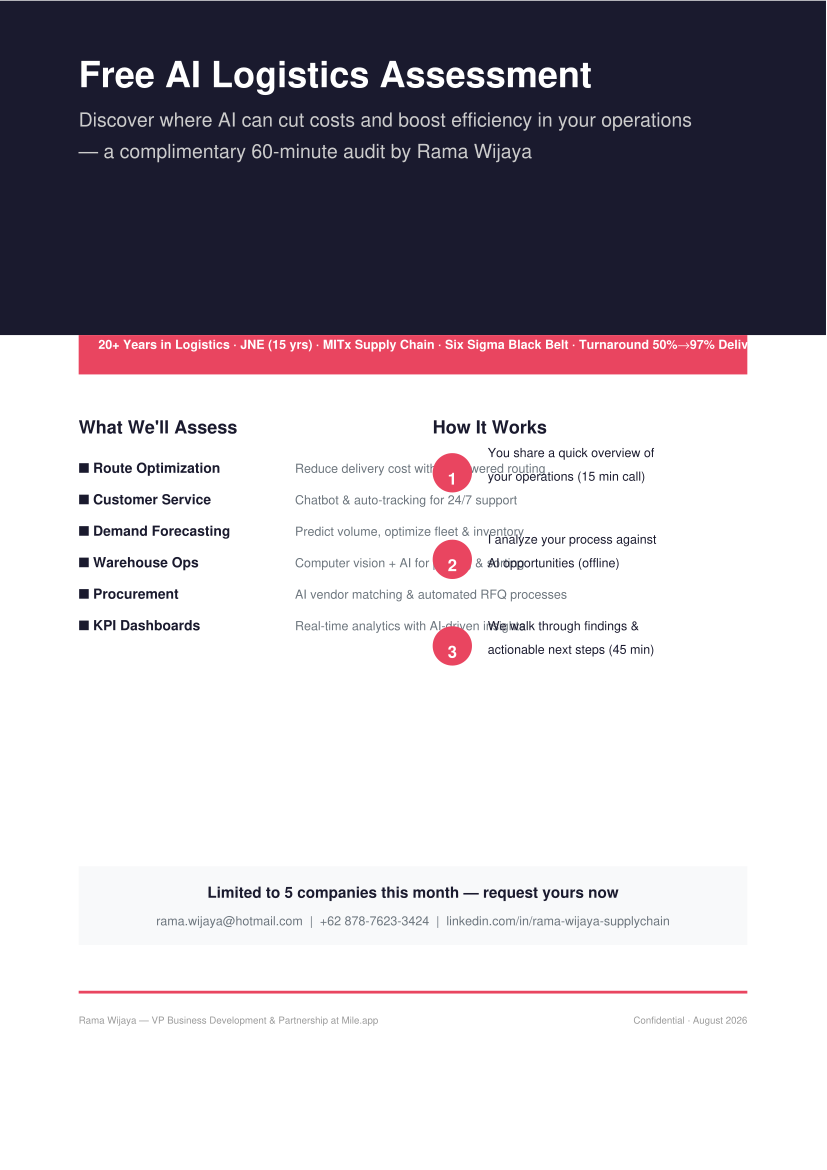

Generate this figure with Python:
#!/usr/bin/env python3
"""Generate AI Logistics Assessment 1-pager for Rama Wijaya."""

from reportlab.lib.pagesizes import A4
from reportlab.lib.units import mm, cm
from reportlab.lib.colors import HexColor
from reportlab.pdfgen import canvas
from reportlab.lib.styles import getSampleStyleSheet, ParagraphStyle
from reportlab.platypus import Paragraph, Frame, Table, TableStyle, Spacer
from reportlab.lib.enums import TA_LEFT, TA_CENTER
import os

OUTPUT = os.path.expanduser("~/.openclaw-autoclaw/workspace/tmp/pdfs/ai-logistics-assessment.pdf")
os.makedirs(os.path.dirname(OUTPUT), exist_ok=True)

W, H = A4

# Colors
DARK = HexColor("#1a1a2e")
ACCENT = HexColor("#e94560")
MID = HexColor("#333366")
LIGHT_BG = HexColor("#f8f9fa")
WHITE = HexColor("#ffffff")
GRAY = HexColor("#6c757d")

c = canvas.Canvas(OUTPUT, pagesize=A4)
c.setTitle("AI Logistics Assessment — Rama Wijaya")

# ── Background ──
c.setFillColor(DARK)
c.rect(0, H - 85*mm, W, 85*mm, fill=1, stroke=0)

# ── Header ──
c.setFillColor(WHITE)
c.setFont("Helvetica-Bold", 26)
c.drawString(20*mm, H - 22*mm, "Free AI Logistics Assessment")

c.setFont("Helvetica", 14)
c.setFillColor(HexColor("#cccccc"))
c.drawString(20*mm, H - 32*mm, "Discover where AI can cut costs and boost efficiency in your operations")
c.drawString(20*mm, H - 40*mm, "— a complimentary 60-minute audit by Rama Wijaya")

# ── Credibility bar ──
c.setFillColor(ACCENT)
c.rect(20*mm, H - 95*mm, W - 40*mm, 10*mm, fill=1, stroke=0)
c.setFillColor(WHITE)
c.setFont("Helvetica-Bold", 9)
c.drawString(25*mm, H - 88.5*mm,
    "20+ Years in Logistics · JNE (15 yrs) · MITx Supply Chain · Six Sigma Black Belt · Turnaround 50%→97% Delivery Success")

# ── Left Column: What's Covered ──
LEFT_X = 20*mm
Y = H - 110*mm

c.setFillColor(DARK)
c.setFont("Helvetica-Bold", 13)
c.drawString(LEFT_X, Y, "What We'll Assess")

Y -= 10*mm
items = [
    ("🚚 Route Optimization", "Reduce delivery cost with AI-powered routing"),
    ("💬 Customer Service", "Chatbot & auto-tracking for 24/7 support"),
    ("📊 Demand Forecasting", "Predict volume, optimize fleet & inventory"),
    ("📦 Warehouse Ops", "Computer vision + AI for picking & sorting"),
    ("💰 Procurement", "AI vendor matching & automated RFQ processes"),
    ("📈 KPI Dashboards", "Real-time analytics with AI-driven insights"),
]

for icon_title, desc in items:
    c.setFont("Helvetica-Bold", 10)
    c.setFillColor(DARK)
    c.drawString(LEFT_X, Y, icon_title)
    c.setFont("Helvetica", 9)
    c.setFillColor(GRAY)
    c.drawString(LEFT_X + 55*mm, Y, desc)
    Y -= 8*mm

# ── Right Column: How It Works ──
RIGHT_X = 110*mm
Y2 = H - 110*mm

c.setFillColor(DARK)
c.setFont("Helvetica-Bold", 13)
c.drawString(RIGHT_X, Y2, "How It Works")

Y2 -= 12*mm
steps = [
    ("1", "You share a quick overview of\nyour operations (15 min call)"),
    ("2", "I analyze your process against\nAI opportunities (offline)"),
    ("3", "We walk through findings &\nactionable next steps (45 min)"),
]

for num, text in steps:
    # Circle
    c.setFillColor(ACCENT)
    c.circle(RIGHT_X + 5*mm, Y2 + 2*mm, 5*mm, fill=1, stroke=0)
    c.setFillColor(WHITE)
    c.setFont("Helvetica-Bold", 12)
    c.drawCentredString(RIGHT_X + 5*mm, Y2 - 1*mm, num)
    # Text
    c.setFillColor(DARK)
    c.setFont("Helvetica", 9)
    lines = text.split("\n")
    c.drawString(RIGHT_X + 14*mm, Y2 + 6*mm, lines[0])
    if len(lines) > 1:
        c.drawString(RIGHT_X + 14*mm, Y2, lines[1])
    Y2 -= 22*mm

# ── Bottom: CTA & Contact ──
Y3 = H - 230*mm
c.setFillColor(LIGHT_BG)
c.rect(20*mm, Y3 - 10*mm, W - 40*mm, 20*mm, fill=1, stroke=0)
c.setFillColor(DARK)
c.setFont("Helvetica-Bold", 11)
c.drawCentredString(W/2, Y3 + 2*mm, "Limited to 5 companies this month — request yours now")
c.setFont("Helvetica", 9)
c.setFillColor(GRAY)
c.drawCentredString(W/2, Y3 - 5*mm,
    "rama.wijaya@hotmail.com  |  +62 878-7623-3424  |  linkedin.com/in/rama-wijaya-supplychain")

# ── Bottom divider ──
c.setStrokeColor(ACCENT)
c.setLineWidth(2)
c.line(20*mm, Y3 - 22*mm, W - 20*mm, Y3 - 22*mm)

# ── Footer ──
c.setFont("Helvetica", 7)
c.setFillColor(HexColor("#999999"))
c.drawString(20*mm, Y3 - 30*mm, "Rama Wijaya — VP Business Development & Partnership at Mile.app")
c.drawRightString(W - 20*mm, Y3 - 30*mm, "Confidential · August 2026")

c.save()
print(f"✅ PDF created: {OUTPUT}")
